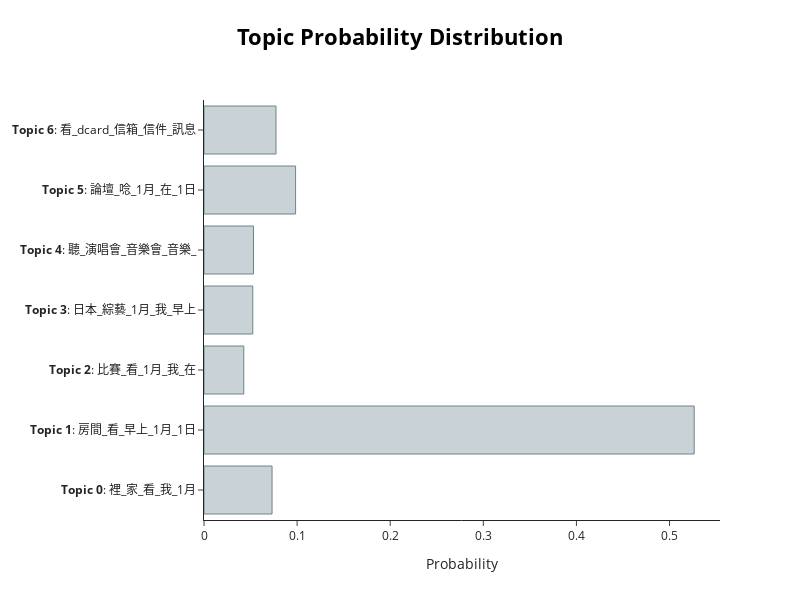

Write notebook code for a chart like this one.
### Markdown cell above
## Visualize Topic Probabilities

The variable `probabilities` that is returned from `transform()` or `fit_transform()` can 
be used to understand how confident BERTopic is that certain topics can be found in a document. 

To visualize the distributions, we simply call:

### Code cell
topic_model.visualize_distribution(probs[0], min_probability=0.015)

### Figure 1 — Plotly figure (JSON) as saved in the notebook; plotly's stock layout.template omitted (floating-point values rounded to 4 significant figures)
{"data": [{"marker": {"color": "#C8D2D7", "line": {"color": "#6E8484", "width": 1}}, "orientation": "h", "type": "bar", "x": [0.07309, 0.5265, 0.04271, 0.05237, 0.05316, 0.09837, 0.07733], "y": ["<b>Topic 0</b>: 裡_家_看_我_1月", "<b>Topic 1</b>: 房間_看_早上_1月_1日", "<b>Topic 2</b>: 比賽_看_1月_我_在", "<b>Topic 3</b>: 日本_綜藝_1月_我_早上", "<b>Topic 4</b>: 聽_演唱會_音樂會_音樂_", "<b>Topic 5</b>: 論壇_唸_1月_在_1日", "<b>Topic 6</b>: 看_dcard_信箱_信件_訊息"]}], "layout": {"height": 600, "hoverlabel": {"bgcolor": "white", "font": {"family": "Rockwell", "size": 16}}, "title": {"font": {"color": "Black", "size": 22}, "text": "<b>Topic Probability Distribution", "x": 0.5, "xanchor": "center", "y": 0.95, "yanchor": "top"}, "width": 800, "xaxis": {"title": {"text": "Probability"}}}}
